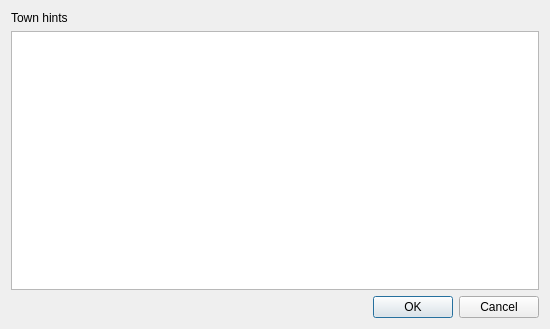
<?xml version="1.0" encoding="UTF-8"?>
<ui version="4.0">
 <class>TownHintSelector</class>
 <widget class="QDialog" name="townHintSelector">
  <property name="geometry">
   <rect>
    <x>0</x>
    <y>0</y>
    <width>550</width>
    <height>329</height>
   </rect>
  </property>
  <property name="windowTitle">
   <string>Select Town hints</string>
  </property>
  <layout class="QVBoxLayout" name="verticalLayout">
   <item>
    <widget class="QLabel" name="labelTownHints">
     <property name="text">
      <string>Town hints</string>
     </property>
    </widget>
   </item>
   <item>
    <widget class="QTableWidget" name="tableWidgetTownHints"/>
   </item>
   <item>
    <widget class="QDialogButtonBox" name="buttonBoxResult">
     <property name="standardButtons">
      <set>QDialogButtonBox::Cancel|QDialogButtonBox::Ok</set>
     </property>
    </widget>
   </item>
  </layout>
 </widget>
 <resources/>
 <connections/>
</ui>
